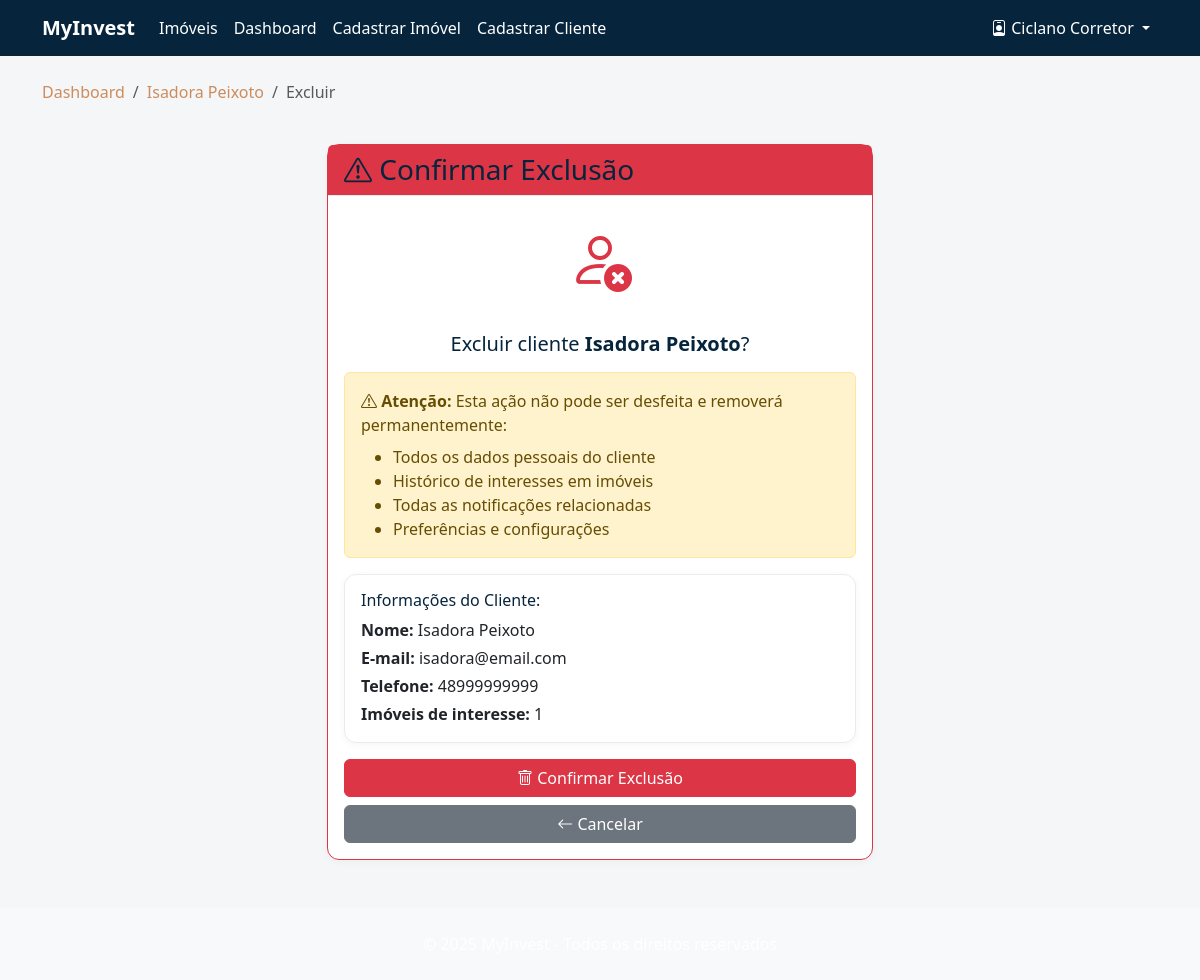
Page /corretor/clientes/3/excluir/ (signed in) on the committed database.
### myinvest/models.py (models this page shows, shortened)
class Cliente(models.Model):
    user = models.OneToOneField(User, on_delete=models.CASCADE)
    telefone = models.CharField("Telefone", max_length=20, blank=True)
    corretor = models.ForeignKey(Corretor, on_delete=models.CASCADE, related_name="clientes")
    imoveis = models.ManyToManyField(Imovel, related_name='clientes')
    data_cadastro = models.DateTimeField("Data de Cadastro", default=timezone.now)
    preferencias = models.JSONField("Preferências de Busca", default=dict, blank=True)
    receber_notificacoes = models.BooleanField("Receber Notificações", default=True)

### myinvest/views.py (the view)
# urls.py: path('corretor/clientes/<int:cliente_id>/excluir/', views.excluir_cliente, name='excluir_cliente'),
@login_required
def excluir_cliente(request, cliente_id):
    if not hasattr(request.user, 'corretor'):
        messages.error(request, 'Acesso negado.')
        return redirect('home')
    cliente = get_object_or_404(Cliente, id=cliente_id)
    corretor = request.user.corretor
    if cliente.corretor != corretor:
        messages.error(request, 'Acesso negado.')
        return redirect('dashboard_corretor')
    if request.method == 'POST':
        cliente.delete()
        messages.success(request, 'Cliente excluído com sucesso!')
        return redirect('dashboard_corretor')
    return render(request, 'corretor/excluir_cliente.html', {'cliente': cliente})

### myinvest/models.py (called while the page is built)
    @property
    def notificacoes_nao_lidas(self):
        return self.user.notificacoes.filter(lida=False).count()

### myinvest/templatetags/notificacoes.py (called while the page is built)
@register.simple_tag
def notificacoes_nao_lidas(user):
    return user.notificacoes.filter(lida=False).count()

### myinvest/templates/corretor/excluir_cliente.html (shortened to what this page needs)
{% extends 'base.html' %}
{% block content %}
<div class="row mb-4">
    <div class="col">
        <nav aria-label="breadcrumb">
            <ol class="breadcrumb">
                <li class="breadcrumb-item"><a href="{% url 'dashboard_corretor' %}">Dashboard</a></li>
                <li class="breadcrumb-item"><a href="{% url 'detalhes_cliente' cliente.id %}">{{ cliente.user.get_full_name|default:cliente.user.username }}</a></li>
                <li class="breadcrumb-item active" aria-current="page">Excluir</li>
            </ol>
        </nav>
    </div>
</div>
<div class="row">
    <div class="col-md-6 mx-auto">
        <div class="card border-danger">
            <div class="card-header bg-danger text-white">
                <h3 class="card-title mb-0">
                    <i class="bi bi-exclamation-triangle"></i> Confirmar Exclusão
                </h3>
            </div>
            <div class="card-body">
                <div class="text-center mb-4">
                    <i class="bi bi-person-x text-danger" style="font-size: 4rem;"></i>
                </div>
                <h5 class="text-center mb-3">
                    Excluir cliente <strong>{{ cliente.user.get_full_name|default:cliente.user.username }}</strong>?
                </h5>
                <div class="alert alert-warning">
                    <i class="bi bi-exclamation-triangle"></i>
                    <strong>Atenção:</strong> Esta ação não pode ser desfeita e removerá permanentemente:
                    <ul class="mb-0 mt-2">
                        <li>Todos os dados pessoais do cliente</li>
                        <li>Histórico de interesses em imóveis</li>
                        <li>Todas as notificações relacionadas</li>
                        <li>Preferências e configurações</li>
                    </ul>
                </div>
                <div class="card mb-3">
                    <div class="card-body">
                        <h6>Informações do Cliente:</h6>
                        <p class="mb-1"><strong>Nome:</strong> {{ cliente.user.get_full_name|default:cliente.user.username }}</p>
                        <p class="mb-1"><strong>E-mail:</strong> {{ cliente.user.email }}</p>
                        <p class="mb-1"><strong>Telefone:</strong> {{ cliente.telefone }}</p>
                        <p class="mb-0"><strong>Imóveis de interesse:</strong> {{ cliente.imoveis.count }}</p>
                    </div>
                </div>
                <form method="post">
                    <div class="d-grid gap-2">
                        <button type="submit" class="btn btn-danger">
                            <i class="bi bi-trash"></i> Confirmar Exclusão
                        </button>
                        <a href="{% url 'detalhes_cliente' cliente.id %}" class="btn btn-secondary">
                            <i class="bi bi-arrow-left"></i> Cancelar
                        </a>
                    </div>
                </form>
            </div>
        </div>
    </div>
</div>
{% endblock %}

### myinvest/templates/base.html (shortened to what this page needs)
{% load static %}
{% load notificacoes %}
<!DOCTYPE html>
<html lang="pt-br">
<head>
    <link href="https://cdn.jsdelivr.net/npm/bootstrap@5.3.0/dist/css/bootstrap.min.css" rel="stylesheet">
    <link rel="stylesheet" href="https://cdn.jsdelivr.net/npm/bootstrap-icons@1.7.2/font/bootstrap-icons.css">
    <link rel="stylesheet" href="{% static 'css/theme.css' %}">
</head>
<body>
    <nav class="navbar navbar-expand-lg navbar-dark bg-primary">
        <div class="container">
            <a class="navbar-brand" href="{% url 'home' %}">MyInvest</a>
            <div class="collapse navbar-collapse" id="navbarNav">
                <ul class="navbar-nav me-auto">
                    <li class="nav-item">
                        <a class="nav-link" href="{% url 'listar_imoveis' %}">Imóveis</a>
                    </li>
                    {% if user.is_authenticated %}
                        {% if user.corretor %}
                            <li class="nav-item">
                                <a class="nav-link" href="{% url 'dashboard_corretor' %}">Dashboard</a>
                            </li>
                            <li class="nav-item">
                                <a class="nav-link" href="{% url 'cadastrar_imovel' %}">Cadastrar Imóvel</a>
                            </li>
                            <li class="nav-item">
                                <a class="nav-link" href="{% url 'cadastrar_cliente' %}">Cadastrar Cliente</a>
                            </li>
                        {% endif %}
                    {% endif %}
                </ul>
                <ul class="navbar-nav">
                    {% if user.is_authenticated %}
                        {% if user.corretor %}
                            <li class="nav-item">
                                <a class="nav-link" href="{% url 'notificacoes' %}">
                                </a>
                            </li>
                        {% endif %}
                        <li class="nav-item dropdown">
                            <a class="nav-link dropdown-toggle" href="#" id="navbarDropdown" role="button" data-bs-toggle="dropdown">
                                {% if user.corretor %}
                                    <i class="bi bi-person-badge"></i>
                                {% elif user.cliente %}
                                    <i class="bi bi-person"></i>
                                {% endif %}
                                {{ user.get_full_name|default:user.username }}
                            </a>
                        </li>
                    {% else %}
                        <li class="nav-item">
                            <a class="nav-link" href="{% url 'login' %}">Entrar</a>
                        </li>
                    {% endif %}
                </ul>
            </div>
        </div>
    </nav>
    <div class="container mt-4">
        {% block content %}{% endblock %}
    </div>
    <footer class="bg-light py-4 mt-5">
        <div class="container text-center">
            <p class="mb-0">&copy; 2025 MyInvest - Todos os direitos reservados</p>
        </div>
    </footer>
</body>
</html>

### static/css/theme.css (style rules this page uses)
body { background: #F5F6F7; color: #222; font-family: 'Segoe UI', Arial, sans-serif; }
.navbar, .bg-primary { background: #06253D !important; color: #fff !important; }
.navbar .nav-link, .navbar-brand { color: #fff !important; font-weight: 500; }
footer { background: #06253D; color: #fff; }
h1, h2, h3, h4, h5, h6, .card-title { color: #06253D; }
a, .link-primary { color: #CC8C5D; text-decoration: none; }
.card { background: #fff; border: 1px solid #e9ecef; border-radius: 12px; box-shadow: 0 2px 8px rgba(6,37,61,0.04); }
.card-header { background: #F5F6F7; color: #06253D; border-bottom: 1px solid #e9ecef; }
.breadcrumb { background: #F5F6F7; border-radius: 8px; }

### myinvest/templates/base.html (style rules this page uses)
.navbar-brand { font-weight: bold; }
.card { transition: transform 0.2s; }

### rows in the picture
Cliente: user.get_full_name "Isadora Peixoto", user.email "isadora@email.com", telefone "48999999999", imoveis.count "1"

### other values in the picture
{{ user.get_full_name|default:user.username }} "Ciclano Corretor"
